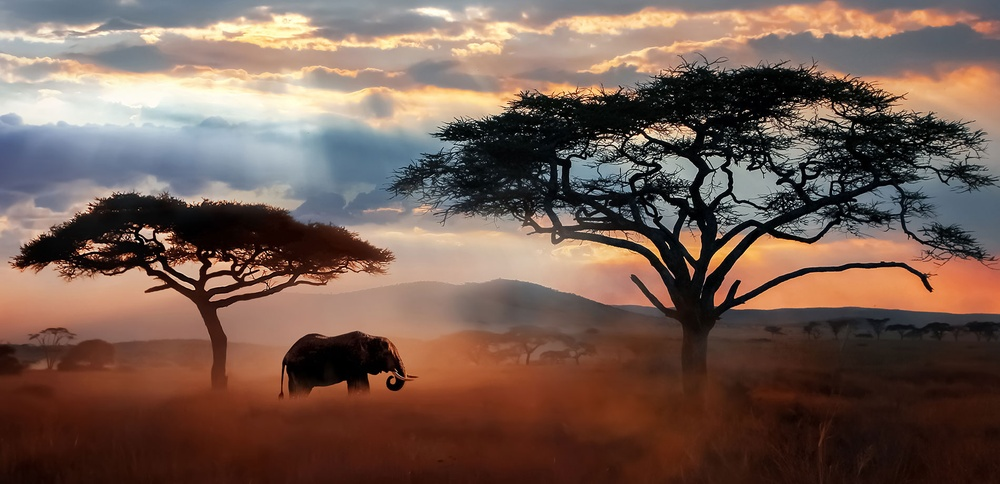
#> input picture foto.jpg, 1000 x 484 px, shrunk from 1900 x 920 before the run
$ python convolution.py
#> lines starting #> are read from the running program, lines starting #| are printed output that depends on the picture
#Importar librerías
import numpy as np
import cv2
import matplotlib.pyplot as plt

# [4 lines of commented-out code are left out]

def convolucion (img, kernel):
    #Convierte ambas entradas a matrices con ayuda de numpy
    mat = np.matrix(img)
    kernel = np.matrix(kernel)
    #Obtiene las dimensiones de la matriz resultante
    row = (np.shape(mat)[0] - (np.shape(kernel)[0]/2) * 2) + 1
    col = (np.shape(mat)[1] - (np.shape(kernel)[1]/2) * 2) + 1

    #Crea la matriz resultante, con valores de cero
    final = np.zeros((int(row), int(col)), dtype = int)

    #Se inicializan ambos ciclos for
    num1 = 0
    for i in range (np.shape(mat)[0] - np.shape(kernel)[0] + 1):
        for j in range (np.shape(mat)[1] - np.shape(kernel)[1] + 1):
            #Se obtiene la matriz del producto punto
            num1 += np.multiply((mat[i:i + (np.shape(kernel)[0]),
                                     j:j + (np.shape(kernel)[1])]), kernel)
            #Se coloca la suma de estos valores en la matriz resultante
            final[i][j] = num1.sum()
            #Se le asigna el valor de cero a la variable,
            #para repetir el proceso
            num1 = 0
    #Se imprime la matriz resultante
    print(final)
    plt.imshow(final, cmap='gray')
    plt.title("Imagen usando Kernel")
    plt.show()

#Pide al usuario la matriz original (imagen) y el filtro a aplicar
imagen = input('Nombre archivo ')
#> the answer given: foto.jpg
img = cv2.imread(imagen, cv2.IMREAD_GRAYSCALE)
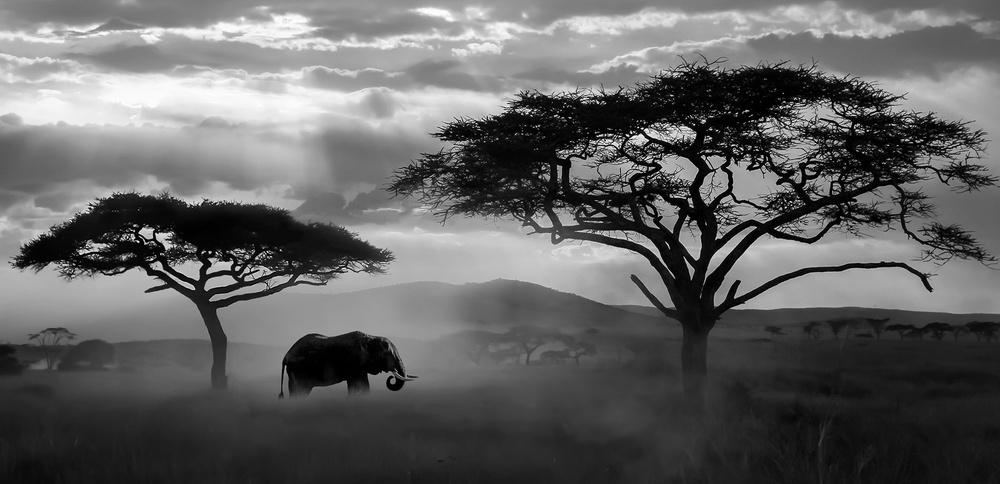
#> img: shape (484, 1000); min 0, max 255, mean 99.1
#> (the run stopped early here; a loop or call above may not have finished)
